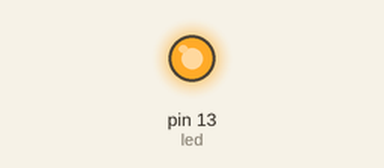
A sketch run on a simulated Arduino Uno, built with avr-gcc and run on an emulated ATmega328P. Parts: output pins drawn as LEDs (lit = HIGH).

Above: at 0.1 s.
Timing chart, 0 to 1.6 s (numbered marks = the images above):
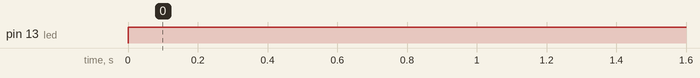

Measured:
- by itself, pin 13 (led): LOW → HIGH at 0.00 s

The sketch:

led.ino.ino
```cpp
int led = 13;
void setup() {
 pinMode(led, OUTPUT);
}

void loop() {
  digitalWrite(13, HIGH);
}
```
